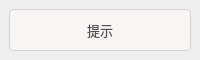
<?xml version="1.0" encoding="UTF-8"?>
<ui version="4.0">
 <class>Tips</class>
 <widget class="QWidget" name="Tips">
  <property name="geometry">
   <rect>
    <x>0</x>
    <y>0</y>
    <width>200</width>
    <height>60</height>
   </rect>
  </property>
  <property name="sizePolicy">
   <sizepolicy hsizetype="Expanding" vsizetype="Expanding">
    <horstretch>0</horstretch>
    <verstretch>0</verstretch>
   </sizepolicy>
  </property>
  <property name="minimumSize">
   <size>
    <width>200</width>
    <height>60</height>
   </size>
  </property>
  <property name="windowTitle">
   <string/>
  </property>
  <property name="styleSheet">
   <string notr="true">#TipBoard {
    border: 1px solid lightgray;
    background-color: rgb(250, 245, 245);
    border-radius: 4px;
}

#TipLabel {
	font-family: &quot;微软雅黑&quot;;
    font: 10pt;
    border: none;
    background-color: transparent;
    color: rgb(80, 80, 80);
}</string>
  </property>
  <layout class="QVBoxLayout" name="verticalLayout">
   <property name="leftMargin">
    <number>9</number>
   </property>
   <property name="topMargin">
    <number>9</number>
   </property>
   <property name="rightMargin">
    <number>9</number>
   </property>
   <property name="bottomMargin">
    <number>9</number>
   </property>
   <item>
    <widget class="QWidget" name="TipBoard" native="true">
     <layout class="QVBoxLayout" name="verticalLayout_2">
      <item>
       <widget class="QLabel" name="TipLabel">
        <property name="text">
         <string>提示</string>
        </property>
        <property name="alignment">
         <set>Qt::AlignmentFlag::AlignCenter</set>
        </property>
       </widget>
      </item>
     </layout>
    </widget>
   </item>
  </layout>
 </widget>
 <resources/>
 <connections/>
</ui>
